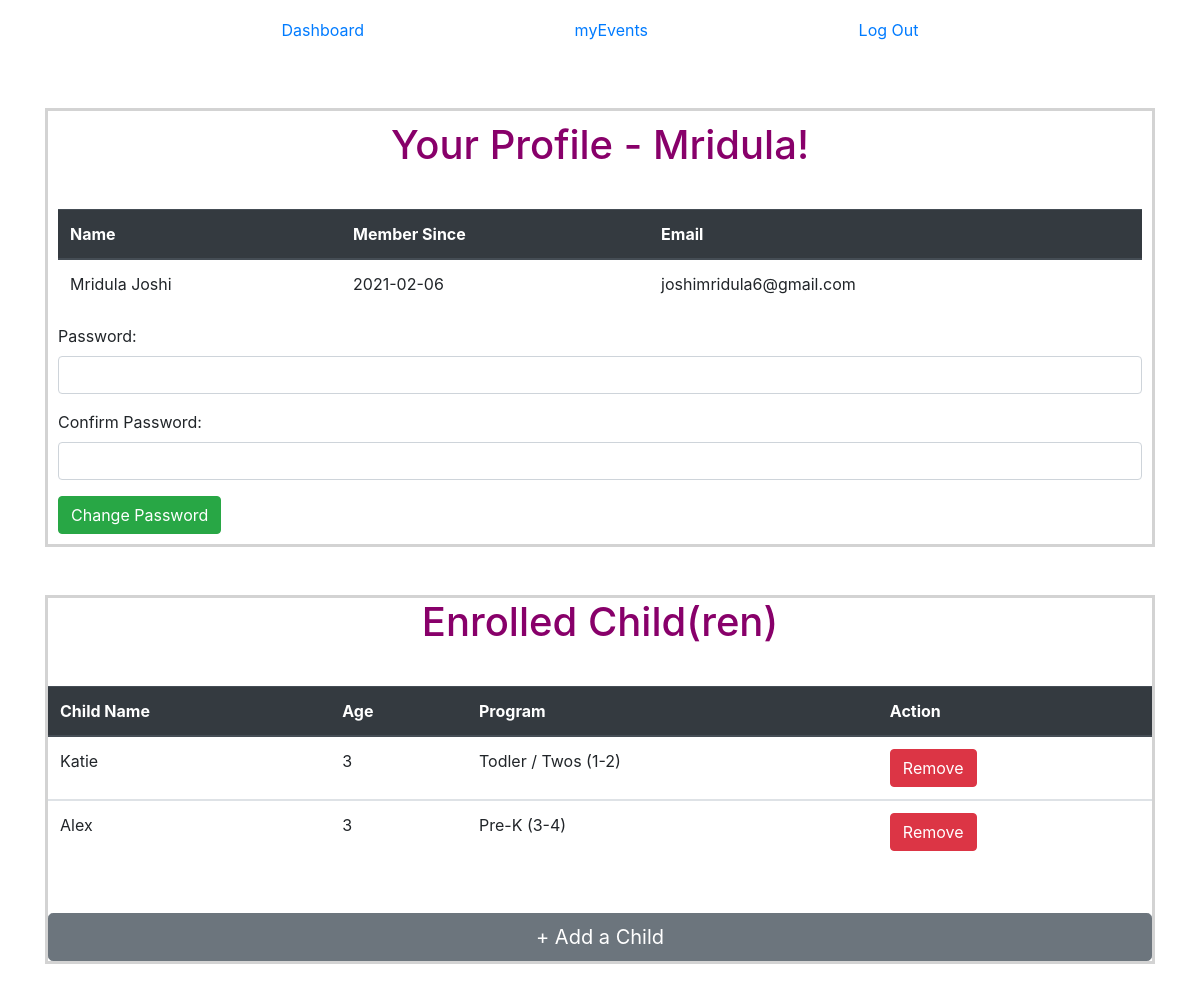
The page /ABC/myProfile (signed in) on the database its author committed.
### group_app/models.py (models this page shows, shortened)
class User(models.Model):
    first_name = models.CharField(max_length=60)
    last_name = models.CharField(max_length=60)
    email = models.EmailField(unique=True)
    password = models.CharField(max_length=100)
    created_at = models.DateTimeField(auto_now_add=True)
    updated_at = models.DateTimeField(auto_now=True)
    objects = UserManager()
    @ property
    def full_name(self):
        return f"{self.first_name} {self.last_name}"
    def get_date(self):
        return self.created_at.date()

class Child(models.Model):
    first_name = models.CharField(max_length=50)
    last_name = models.CharField(max_length=50)
    birth_date = models.DateTimeField()
    gender = models.CharField(max_length=10)
    age = models.IntegerField()
    program = models.CharField(max_length=20)
    created_at = models.DateTimeField(auto_now_add=True)
    updated_at = models.DateTimeField(auto_now=True)
    parent_child = models.ForeignKey(
        User, related_name="enrolled_parent", on_delete=models.CASCADE)
    objects = ChildManager()

### group_app/views.py (the view)
# urls.py: path('myProfile', views.myProfile),
def myProfile(request):
    if 'user_id' not in request.session:
        return redirect('/ABC')
    user = User.objects.get(id=request.session['user_id'])
    children = user.enrolled_parent.all()
    context = {
        'user': user,
        'children': children,
    }
    return render(request, 'myProfile.html', context)

### group_app/templates/myProfile.html (shortened to what this page needs)
<!DOCTYPE html>
<html lang="en">
<head>
    <link href="https://stackpath.bootstrapcdn.com/bootstrap/4.5.0/css/bootstrap.min.css" rel="stylesheet"
>
    {% load static %}
    <link rel="stylesheet" href="{% static 'css/style.css' %}">
</head>
<body>
    <div class="container">
        <nav class="navbar">
            <a href="/ABC/dashboard">Dashboard</a>
            <a href="/ABC/myEvents">myEvents</a>
            <a class="float-right" href="/ABC/logout">Log Out</a>
        </nav>
        <br>
        <br>
        <section>
            <div id="my_profile">
                <h1>Your Profile - {{ user.first_name }}!</h1>
                <table class="table">
                    <thead class="thead-dark">
                        <tr>
                            <th scope="col">Name</th>
                            <th scope="col">Member Since</th>
                            <th scope="col">Email</th>
                        </tr>
                    </thead>
                    <tbody>
                        <tr>
                            <td>{{ user.full_name}}</td>
                            <td>{{ user.get_date|date:"Y-m-d" }}</td>
                            <td>{{ user.email}}</td>
                        </tr>
                    </tbody>
                </table>
                <form action="{% url 'update_myProfile' %}" method="POST">
                    <div class="form-group">
                        <label for="password">Password:</label>
                        <input type="password" name="password" class="form-control">
                    </div>
                    <div class="form-group">
                        <label for="confirm_pw">Confirm Password:</label>
                        <input type="password" name="confirm_pw" class="form-control">
                    </div>
                    <button type="submit" class="btn btn-success" id=btn_password>Change
                        Password</button>
                </form>
            </div>
        </section>
        <br><br>
        <section>
            <div id="enrolled_children">
                <h1>Enrolled Child(ren)</h1>
                <table class="table">
                    <thead class="thead-dark">
                        <tr>
                            <th scope="col">Child Name</th>
                            <th scope="col">Age</th>
                            <th scope="col">Program</th>
                            <th scope="col">Action</th>
                        </tr>
                    </thead>
                    {% for child in children %}
                    <tbody>
                        <tr>
                            <td>{{ child.first_name }}</td>
                            <td>{{ child.age }}</td>
                            <td>{{ child.program }}</td>
                            <td>
                                <form action="{% url 'remove_child_myProfile' %}" method="POST">
                                    <button class="btn btn-danger" type="submit">Remove</button>
                                </form>
                            </td>
                        </tr>
                    </tbody>
                    {% endfor %}
                </table>
                <a href="childForm" class="btn btn-secondary btn-lg btn-block">+ Add a Child </a>
            </div>
        </section>
        <br>
        <br>
    </div>
</body>
</html>

### group_app/static/css/style.css (style rules this page uses)
* { margin:0; padding:0; }
h1 { color: rgb(136, 0, 106); }
.navbar { display: flex; justify-content: space-evenly; margin:10px; }
#my_profile { border: solid lightgray; padding: 10px }
#my_profile h1 { text-align: center; margin-bottom: 40px; }
#enrolled_children { border: solid lightgray; }
#enrolled_children h1 { text-align: center; margin-bottom: 40px; }
#enrolled_children a { text-decoration: none; }
.btn-block { margin-top:50px; }
.container { margin-top:10px; }

### rows shown on the page
User: first_name "Mridula", full_name "Mridula Joshi", get_date "2021-02-06", email "joshimridula6@gmail.com"
Child: first_name "Katie", age "3", program "Todler / Twos (1-2)"
Child: first_name "Alex", age "3", program "Pre-K (3-4)"
